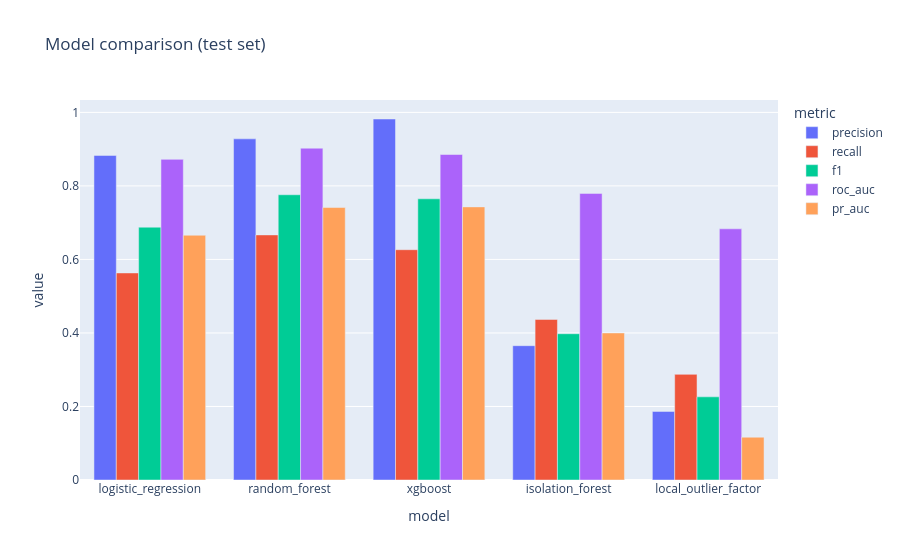

Write notebook code for a chart like this one.
### Markdown cell above
# 08 - Research visualisation
Publication-quality figures exported to `report/figures/` and interactive Plotly views.

### Code cell
summ = load_summary(); res = pd.DataFrame(summ['models']['results']).T.reset_index(names='model')
fig = px.bar(res.melt('model', ['precision', 'recall', 'f1', 'roc_auc', 'pr_auc'], 'metric', 'value'), x='model', y='value', color='metric', barmode='group', title='Model comparison (test set)'); fig

### Figure 1 — Plotly figure (JSON) as saved in the notebook; plotly's stock layout.template omitted (floating-point values rounded to 4 significant figures)
{"data": [{"alignmentgroup": "True", "hovertemplate": "metric=precision<br>model=%{x}<br>value=%{y}<extra></extra>", "legendgroup": "precision", "marker": {"color": "#636efa", "pattern": {"shape": ""}}, "name": "precision", "offsetgroup": "precision", "orientation": "v", "showlegend": true, "textposition": "auto", "type": "bar", "x": ["logistic_regression", "random_forest", "xgboost", "isolation_forest", "local_outlier_factor"], "xaxis": "x", "y": [0.8829, 0.928, 0.982, 0.3654, 0.1866], "yaxis": "y"}, {"alignmentgroup": "True", "hovertemplate": "metric=recall<br>model=%{x}<br>value=%{y}<extra></extra>", "legendgroup": "recall", "marker": {"color": "#EF553B", "pattern": {"shape": ""}}, "name": "recall", "offsetgroup": "recall", "orientation": "v", "showlegend": true, "textposition": "auto", "type": "bar", "x": ["logistic_regression", "random_forest", "xgboost", "isolation_forest", "local_outlier_factor"], "xaxis": "x", "y": [0.5632, 0.6667, 0.6264, 0.4368, 0.2874], "yaxis": "y"}, {"alignmentgroup": "True", "hovertemplate": "metric=f1<br>model=%{x}<br>value=%{y}<extra></extra>", "legendgroup": "f1", "marker": {"color": "#00cc96", "pattern": {"shape": ""}}, "name": "f1", "offsetgroup": "f1", "orientation": "v", "showlegend": true, "textposition": "auto", "type": "bar", "x": ["logistic_regression", "random_forest", "xgboost", "isolation_forest", "local_outlier_factor"], "xaxis": "x", "y": [0.6877, 0.7759, 0.7649, 0.3979, 0.2262], "yaxis": "y"}, {"alignmentgroup": "True", "hovertemplate": "metric=roc_auc<br>model=%{x}<br>value=%{y}<extra></extra>", "legendgroup": "roc_auc", "marker": {"color": "#ab63fa", "pattern": {"shape": ""}}, "name": "roc_auc", "offsetgroup": "roc_auc", "orientation": "v", "showlegend": true, "textposition": "auto", "type": "bar", "x": ["logistic_regression", "random_forest", "xgboost", "isolation_forest", "local_outlier_factor"], "xaxis": "x", "y": [0.8722, 0.9026, 0.8854, 0.7795, 0.6833], "yaxis": "y"}, {"alignmentgroup": "True", "hovertemplate": "metric=pr_auc<br>model=%{x}<br>value=%{y}<extra></extra>", "legendgroup": "pr_auc", "marker": {"color": "#FFA15A", "pattern": {"shape": ""}}, "name": "pr_auc", "offsetgroup": "pr_auc", "orientation": "v", "showlegend": true, "textposition": "auto", "type": "bar", "x": ["logistic_regression", "random_forest", "xgboost", "isolation_forest", "local_outlier_factor"], "xaxis": "x", "y": [0.6658, 0.7412, 0.7429, 0.4, 0.1164], "yaxis": "y"}], "layout": {"barmode": "group", "legend": {"title": {"text": "metric"}, "tracegroupgap": 0}, "title": {"text": "Model comparison (test set)"}, "xaxis": {"anchor": "y", "domain": [0.0, 1.0], "title": {"text": "model"}}, "yaxis": {"anchor": "x", "domain": [0.0, 1.0], "title": {"text": "value"}}}}
